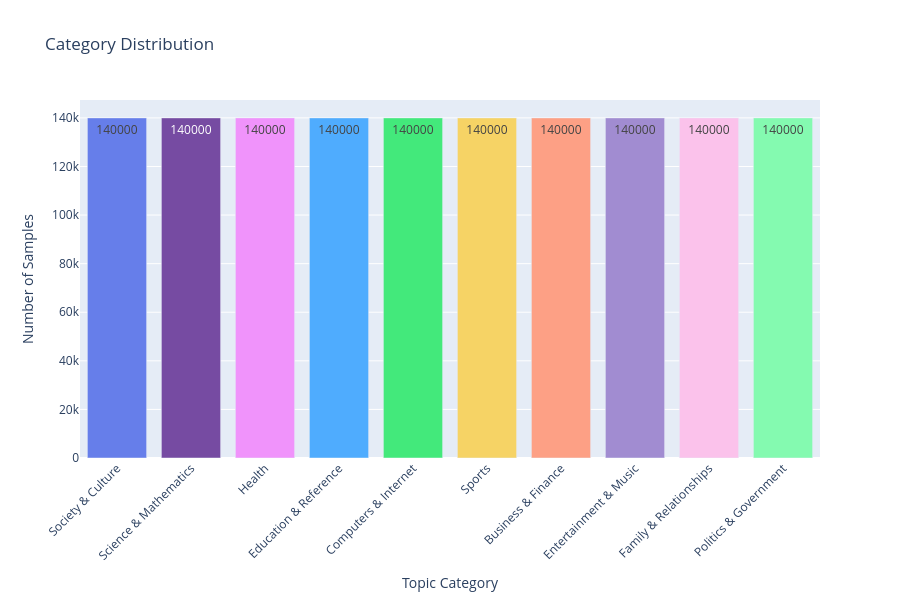

Notebook cell for this chart:
### Code cell
import plotly.graph_objects as go


# 2. Count samples per category
category_counts = df['class_index'].value_counts().sort_index()

# Define the exact mapping of class indices to their textual names
class_names = {
    1: 'Society & Culture',
    2: 'Science & Mathematics',
    3: 'Health',
    4: 'Education & Reference',
    5: 'Computers & Internet',
    6: 'Sports',
    7: 'Business & Finance',
    8: 'Entertainment & Music',
    9: 'Family & Relationships',
    10: 'Politics & Government'
}

# Rename the indices for display purposes only
display_counts = category_counts.rename(index=class_names)

# 3. Create bar chart
custom_colors = [
    '#667eea', '#764ba2', '#f093fb', '#4facfe', '#43e97b',
    '#f6d365', '#fda085', '#a18cd1', '#fbc2eb', '#84fab0'
]

fig = go.Figure(data=[go.Bar(
    x=display_counts.index,
    y=display_counts.values,
    marker_color=custom_colors,
    text=display_counts.values,  # Displays the exact value on each bar
    textposition='auto'          # Automatically places text inside or outside the bar
)])

fig.update_layout(
    title='Category Distribution',
    xaxis_title='Topic Category',
    yaxis_title='Number of Samples',
    xaxis_tickangle=-45,         # Angles the labels
    width=900,
    height=600,
    margin=dict(b=120)
)

fig.show()

### Figure 1 — Plotly figure (JSON) as saved in the notebook; plotly's stock layout.template omitted (floating-point values rounded to 4 significant figures)
{"data": [{"marker": {"color": ["#667eea", "#764ba2", "#f093fb", "#4facfe", "#43e97b", "#f6d365", "#fda085", "#a18cd1", "#fbc2eb", "#84fab0"]}, "text": [140000.0, 140000.0, 140000.0, 140000.0, 140000.0, 140000.0, 140000.0, 140000.0, 140000.0, 140000.0], "textposition": "auto", "type": "bar", "x": ["Society & Culture", "Science & Mathematics", "Health", "Education & Reference", "Computers & Internet", "Sports", "Business & Finance", "Entertainment & Music", "Family & Relationships", "Politics & Government"], "y": [140000, 140000, 140000, 140000, 140000, 140000, 140000, 140000, 140000, 140000]}], "layout": {"height": 600, "margin": {"b": 120}, "title": {"text": "Category Distribution"}, "width": 900, "xaxis": {"tickangle": -45, "title": {"text": "Topic Category"}}, "yaxis": {"title": {"text": "Number of Samples"}}}}
